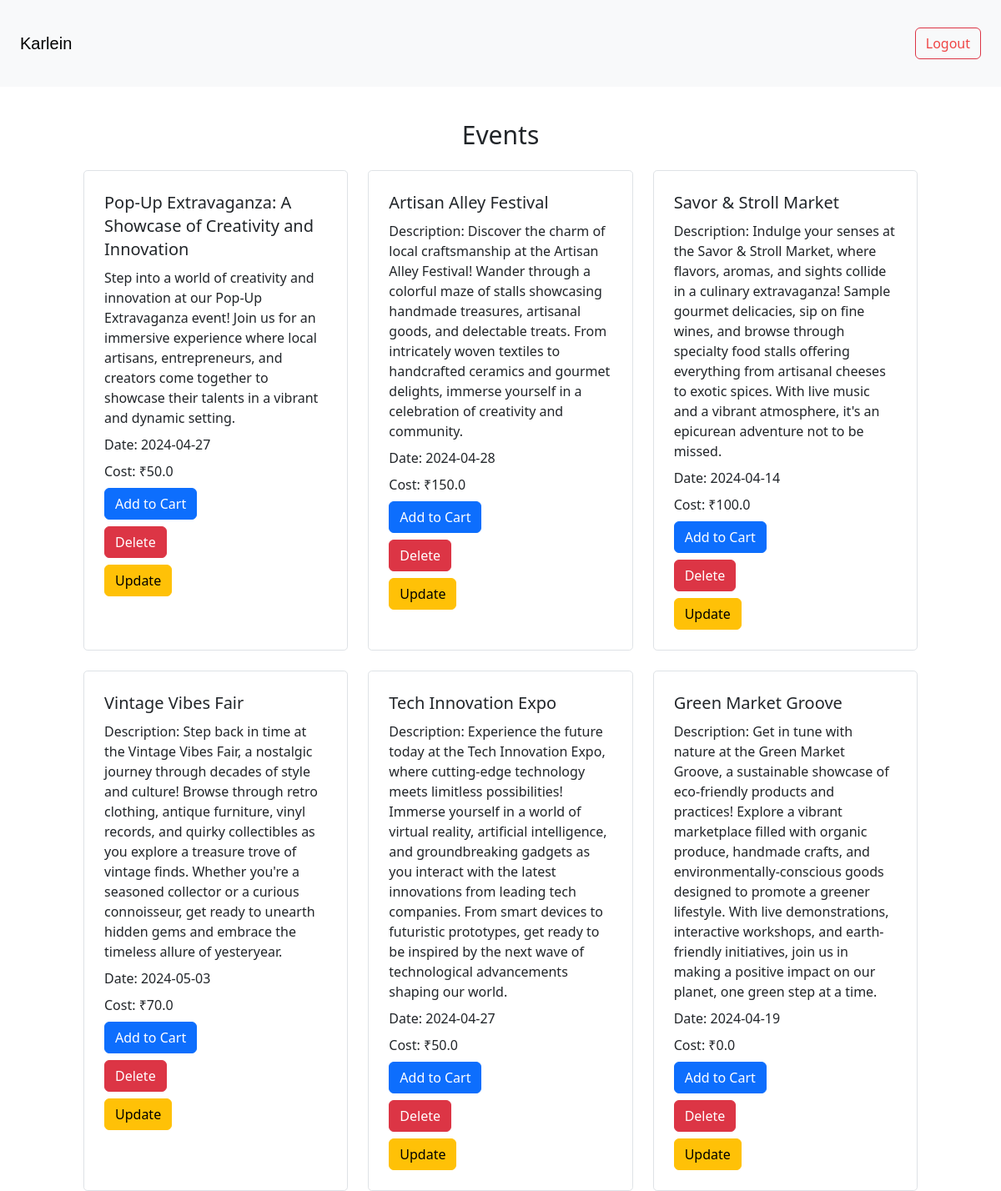
The app's page /events (signed in) with its own data.
### app.py (models this page shows)
class Event(db.Model):
    id = db.Column(db.Integer, primary_key=True)
    name = db.Column(db.String(100), nullable=False)
    description = db.Column(db.Text, nullable=False)
    date = db.Column(db.Date, nullable=False)
    cost = db.Column(db.Float, nullable=False)

### app.py (the view)
@app.route('/events')
def events():
    all_events = Event.query.all()
    return render_template('events.html', all_events=all_events)

### app.py (called while the page is built)
@login_manager.user_loader
def load_user(user_id):
    return db.session.get(User, int(user_id))

    @property
    def is_authenticated(self):
        return True

### templates/events.html (shortened to what this page needs)
{% extends "base.html" %}
{% block content %}
<nav class="navbar navbar-expand-lg bg-body-tertiary">
  <div class="container-fluid p-4">
    <a class="navbar-brand" href="{{ url_for('index') }}">Karlein</a>
    {% if current_user.is_authenticated %}
    <button class="btn btn-outline-danger ml-2">
      <a href="{{ url_for('logout') }}" class="text-red-500 hover:text-white underline-none">Logout</a>
  </button>
  {% else %}
  <button class="btn btn-outline-success ml-2">
    <a href="{{ url_for('login') }}" class="text-green-500 hover:text-white underline-none">Login</a>
</button>
      {% endif %}
  </div>
</nav>
<div class="container mx-auto">
    <h1 class="text-center text-3xl mt-10 mb-6">Events</h1>
    <div class="grid grid-cols-3 gap-4">
        {% for event in all_events %}
        <div class="p-4 border rounded-lg">
            <h2 class="text-xl">{{ event.name }}</h2>
            <p class="mt-2">{{ event.description }}</p>
            <p class="mt-2">Date: {{ event.date }}</p>
            <p class="mt-2">Cost: ₹{{ event.cost }}</p>
            <form action="{{ url_for('add_to_cart', event_id=event.id) }}" method="POST">
              <button type="submit" class="btn btn-primary mt-2">Add to Cart</button>
          </form>
          {% if current_user.is_authenticated %}
            {% if current_user.is_admin %}
        <form action="{{ url_for('delete_event', event_id=event.id) }}" method="POST">
            <button type="submit" class="btn btn-danger mt-2">Delete</button>
        </form>
        <form action="{{ url_for('update_event', event_id=event.id) }}" method="POST">
          <button type="submit" class="btn btn-warning mt-2">Update</button>
      </form>
            {% endif %}
          {% endif %}
        </div>
        {% endfor %}
    </div>
</div>
{% endblock %}

### static/style.css (style rules this page uses)
a { text-decoration: none; }
body { font-family: Arial, sans-serif; margin: 0; padding: 0; }
.container { max-width: 1200px; margin: 0 auto; padding: 0 20px; }
.navbar-brand { font-family: Impact, Haettenschweiler, 'Arial Narrow Bold', sans-serif; color: rgb(139 92 246); }
.btn { display: inline-block; padding: 10px 20px; background-color: #007bff; color: #fff; text-decoration: none; border: none; border-radius: 4px; transition: background-color 0.3s ease; }

### records on screen
Event: name "Pop-Up Extravaganza: A Showcase of Creativity and Innovation", description "Step into a world of creativity and innovation at our Pop-Up Extravaganza event! Join us for an immersive experience where local artisans, entrepreneurs, and creators come together to showcase their talents in a vibrant and dynamic setting.", date "2024-04-27", cost "50.0"
Event: name "Artisan Alley Festival", description "Description: Discover the charm of local craftsmanship at the Artisan Alley Festival! Wander through a colorful maze of stalls showcasing handmade treasures, artisanal goods, and delectable treats. From intricately woven textiles to handcrafted ceramics and gourmet delights, immerse yourself in a celebration of creativity and community.", date "2024-04-28", cost "150.0"
Event: name "Savor & Stroll Market", description "Description: Indulge your senses at the Savor & Stroll Market, where flavors, aromas, and sights collide in a culinary extravaganza! Sample gourmet delicacies, sip on fine wines, and browse through specialty food stalls offering everything from artisanal cheeses to exotic spices. With live music and a vibrant atmosphere, it's an epicurean adventure not to be missed.", date "2024-04-14", cost "100.0"
Event: name "Vintage Vibes Fair", description "Description: Step back in time at the Vintage Vibes Fair, a nostalgic journey through decades of style and culture! Browse through retro clothing, antique furniture, vinyl records, and quirky collectibles as you explore a treasure trove of vintage finds. Whether you're a seasoned collector or a curious connoisseur, get ready to unearth hidden gems and embrace the timeless allure of yesteryear.", date "2024-05-03", cost "70.0"
Event: name "Tech Innovation Expo", description "Description: Experience the future today at the Tech Innovation Expo, where cutting-edge technology meets limitless possibilities! Immerse yourself in a world of virtual reality, artificial intelligence, and groundbreaking gadgets as you interact with the latest innovations from leading tech companies. From smart devices to futuristic prototypes, get ready to be inspired by the next wave of technological advancements shaping our world.", date "2024-04-27", cost "50.0"
Event: name "Green Market Groove", description "Description: Get in tune with nature at the Green Market Groove, a sustainable showcase of eco-friendly products and practices! Explore a vibrant marketplace filled with organic produce, handmade crafts, and environmentally-conscious goods designed to promote a greener lifestyle. With live demonstrations, interactive workshops, and earth-friendly initiatives, join us in making a positive impact on our planet, one green step at a time.", date "2024-04-19", cost "0.0"
